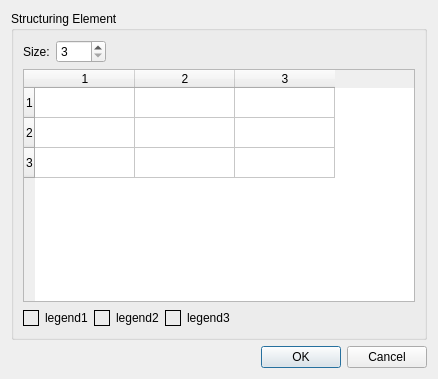
<?xml version="1.0" encoding="UTF-8"?>
<ui version="4.0">
 <class>MorphologyStructuringElementDialog</class>
 <widget class="QDialog" name="MorphologyStructuringElementDialog">
  <property name="geometry">
   <rect>
    <x>0</x>
    <y>0</y>
    <width>438</width>
    <height>379</height>
   </rect>
  </property>
  <property name="windowTitle">
   <string>Morphology Structuring Element</string>
  </property>
  <property name="windowIcon">
   <iconset resource="resources.qrc">
    <normaloff>:/images/icons/table.png</normaloff>:/images/icons/table.png</iconset>
  </property>
  <layout class="QVBoxLayout" name="verticalLayout">
   <item>
    <widget class="QGroupBox" name="groupBox">
     <property name="title">
      <string>Structuring Element</string>
     </property>
     <layout class="QVBoxLayout" name="verticalLayout_2">
      <item>
       <widget class="QFrame" name="frame">
        <property name="frameShape">
         <enum>QFrame::NoFrame</enum>
        </property>
        <property name="frameShadow">
         <enum>QFrame::Raised</enum>
        </property>
        <layout class="QHBoxLayout" name="horizontalLayout">
         <property name="leftMargin">
          <number>0</number>
         </property>
         <property name="topMargin">
          <number>0</number>
         </property>
         <property name="rightMargin">
          <number>0</number>
         </property>
         <property name="bottomMargin">
          <number>0</number>
         </property>
         <item>
          <widget class="QLabel" name="label">
           <property name="text">
            <string>Size:</string>
           </property>
          </widget>
         </item>
         <item>
          <widget class="QSpinBox" name="sizeBox">
           <property name="minimumSize">
            <size>
             <width>50</width>
             <height>0</height>
            </size>
           </property>
           <property name="minimum">
            <number>3</number>
           </property>
           <property name="maximum">
            <number>31</number>
           </property>
           <property name="singleStep">
            <number>2</number>
           </property>
          </widget>
         </item>
         <item>
          <spacer name="horizontalSpacer">
           <property name="orientation">
            <enum>Qt::Horizontal</enum>
           </property>
           <property name="sizeHint" stdset="0">
            <size>
             <width>40</width>
             <height>20</height>
            </size>
           </property>
          </spacer>
         </item>
        </layout>
       </widget>
      </item>
      <item>
       <widget class="QTableWidget" name="elementTable">
        <property name="rowCount">
         <number>3</number>
        </property>
        <property name="columnCount">
         <number>3</number>
        </property>
        <row/>
        <row/>
        <row/>
        <column/>
        <column/>
        <column/>
       </widget>
      </item>
      <item>
       <widget class="QFrame" name="frame_2">
        <property name="frameShape">
         <enum>QFrame::NoFrame</enum>
        </property>
        <property name="frameShadow">
         <enum>QFrame::Raised</enum>
        </property>
        <layout class="QHBoxLayout" name="horizontalLayout_2">
         <property name="leftMargin">
          <number>0</number>
         </property>
         <property name="topMargin">
          <number>0</number>
         </property>
         <property name="rightMargin">
          <number>0</number>
         </property>
         <property name="bottomMargin">
          <number>0</number>
         </property>
         <item>
          <widget class="QLabel" name="legendColor1Label">
           <property name="minimumSize">
            <size>
             <width>16</width>
             <height>16</height>
            </size>
           </property>
           <property name="maximumSize">
            <size>
             <width>16</width>
             <height>16</height>
            </size>
           </property>
           <property name="frameShape">
            <enum>QFrame::Box</enum>
           </property>
           <property name="text">
            <string/>
           </property>
          </widget>
         </item>
         <item>
          <widget class="QLabel" name="legend1Label">
           <property name="text">
            <string>legend1</string>
           </property>
          </widget>
         </item>
         <item>
          <widget class="QLabel" name="legendColor2Label">
           <property name="minimumSize">
            <size>
             <width>16</width>
             <height>16</height>
            </size>
           </property>
           <property name="maximumSize">
            <size>
             <width>16</width>
             <height>16</height>
            </size>
           </property>
           <property name="frameShape">
            <enum>QFrame::Box</enum>
           </property>
           <property name="text">
            <string/>
           </property>
          </widget>
         </item>
         <item>
          <widget class="QLabel" name="legend2Label">
           <property name="text">
            <string>legend2</string>
           </property>
          </widget>
         </item>
         <item>
          <widget class="QLabel" name="legendColor3Label">
           <property name="minimumSize">
            <size>
             <width>16</width>
             <height>16</height>
            </size>
           </property>
           <property name="maximumSize">
            <size>
             <width>16</width>
             <height>16</height>
            </size>
           </property>
           <property name="frameShape">
            <enum>QFrame::Box</enum>
           </property>
           <property name="text">
            <string/>
           </property>
          </widget>
         </item>
         <item>
          <widget class="QLabel" name="legend3Label">
           <property name="text">
            <string>legend3</string>
           </property>
          </widget>
         </item>
         <item>
          <spacer name="horizontalSpacer_2">
           <property name="orientation">
            <enum>Qt::Horizontal</enum>
           </property>
           <property name="sizeHint" stdset="0">
            <size>
             <width>40</width>
             <height>20</height>
            </size>
           </property>
          </spacer>
         </item>
        </layout>
       </widget>
      </item>
     </layout>
    </widget>
   </item>
   <item>
    <widget class="QDialogButtonBox" name="buttonBox">
     <property name="orientation">
      <enum>Qt::Horizontal</enum>
     </property>
     <property name="standardButtons">
      <set>QDialogButtonBox::Cancel|QDialogButtonBox::Ok</set>
     </property>
    </widget>
   </item>
  </layout>
 </widget>
 <tabstops>
  <tabstop>sizeBox</tabstop>
  <tabstop>elementTable</tabstop>
 </tabstops>
 <resources>
  <include location="resources.qrc"/>
 </resources>
 <connections>
  <connection>
   <sender>buttonBox</sender>
   <signal>accepted()</signal>
   <receiver>MorphologyStructuringElementDialog</receiver>
   <slot>accept()</slot>
   <hints>
    <hint type="sourcelabel">
     <x>248</x>
     <y>254</y>
    </hint>
    <hint type="destinationlabel">
     <x>157</x>
     <y>274</y>
    </hint>
   </hints>
  </connection>
  <connection>
   <sender>buttonBox</sender>
   <signal>rejected()</signal>
   <receiver>MorphologyStructuringElementDialog</receiver>
   <slot>reject()</slot>
   <hints>
    <hint type="sourcelabel">
     <x>316</x>
     <y>260</y>
    </hint>
    <hint type="destinationlabel">
     <x>286</x>
     <y>274</y>
    </hint>
   </hints>
  </connection>
 </connections>
</ui>
